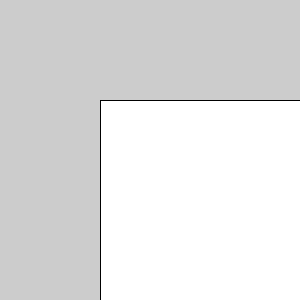
Frame 1 (no input)
Frame 60 (the mouse pressed at the canvas centre just before this capture): identical to frame 1, image omitted
Frame 120 (the mouse held since frame 60 and released just before this capture): identical to frame 1, image omitted

The Processing sketch that drew this single still picture (run headless with seeded random() and noise(); from frame 60 on, the mouse is pressed at the canvas centre):

// Processing sketch: rect
// ── rect.pde
void setup(){
  // 視窗大小為 300 x 300
  size(300, 300); 
  // 繪製一個左上角座標為 (100, 100)
  // 長寬為 200 的長方形
  rect(100, 100, 200, 200); 
}

void draw(){
  // skip
}
